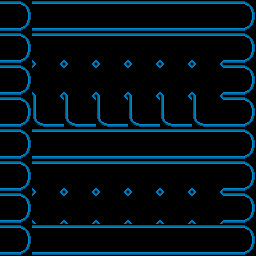

Rendered tile map (Tiled .tmx) drawn with the repository's tilesets; below, a short description and the full map source, tile grids included:
An orthogonal 8x8 tile map with 32x32 px tiles, 1 tile layer (Tile Layer 1).

<map version="1.0" tiledversion="1.1.5" orientation="orthogonal" renderorder="right-down" width="8" height="8" tilewidth="32" tileheight="32" infinite="0" nextobjectid="1">
 <tileset firstgid="1" name="pacman" tilewidth="32" tileheight="32" tilecount="8" columns="8">
  <image source="pacman.png" width="256" height="32" />
 </tileset>
 <layer name="Tile Layer 1" width="8" height="8">
  <data encoding="csv">
4,1,1,1,1,1,1,4,
4,2,2,2,2,2,2,4,
4,3,3,3,3,3,3,4,
4,5,5,5,5,5,5,4,
4,1,1,1,1,1,1,4,
4,2,2,2,2,2,2,4,
4,3,3,3,3,3,3,4,
4,1,1,1,1,1,1,4
</data>
 </layer>
</map>